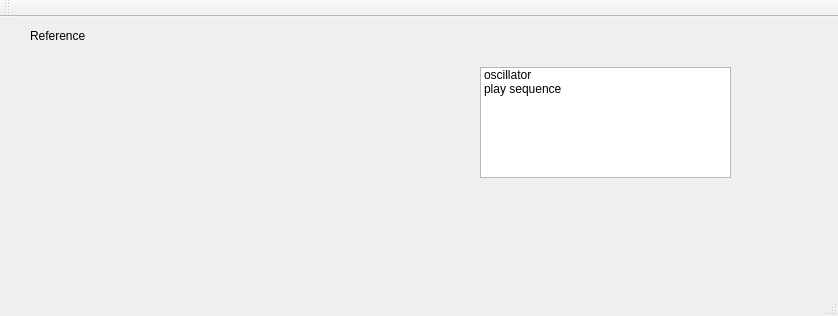
<?xml version="1.0" encoding="UTF-8"?>
<ui version="4.0">
 <class>GuiInterface</class>
 <widget class="QMainWindow" name="GuiInterface">
  <property name="geometry">
   <rect>
    <x>0</x>
    <y>0</y>
    <width>838</width>
    <height>316</height>
   </rect>
  </property>
  <property name="windowTitle">
   <string>GuiInterface</string>
  </property>
  <widget class="QWidget" name="centralWidget">
   <widget class="QPL_Scope" name="scope_ref">
    <property name="geometry">
     <rect>
      <x>30</x>
      <y>30</y>
      <width>361</width>
      <height>171</height>
     </rect>
    </property>
    <property name="toolTip">
     <string>Plotting</string>
    </property>
    <property name="whatsThis">
     <string>The Scope plots data</string>
    </property>
   </widget>
   <widget class="QLabel" name="label_ref">
    <property name="geometry">
     <rect>
      <x>30</x>
      <y>10</y>
      <width>71</width>
      <height>17</height>
     </rect>
    </property>
    <property name="text">
     <string>Reference</string>
    </property>
   </widget>
   <widget class="QListWidget" name="switch_schematic">
    <property name="geometry">
     <rect>
      <x>480</x>
      <y>50</y>
      <width>251</width>
      <height>111</height>
     </rect>
    </property>
    <item>
     <property name="text">
      <string>oscillator</string>
     </property>
    </item>
    <item>
     <property name="text">
      <string>play sequence</string>
     </property>
    </item>
   </widget>
  </widget>
  <widget class="QMenuBar" name="menuBar">
   <property name="geometry">
    <rect>
     <x>0</x>
     <y>0</y>
     <width>838</width>
     <height>25</height>
    </rect>
   </property>
  </widget>
  <widget class="QToolBar" name="mainToolBar">
   <attribute name="toolBarArea">
    <enum>TopToolBarArea</enum>
   </attribute>
   <attribute name="toolBarBreak">
    <bool>false</bool>
   </attribute>
  </widget>
  <widget class="QStatusBar" name="statusBar"/>
 </widget>
 <layoutdefault spacing="6" margin="11"/>
 <customwidgets>
  <customwidget>
   <class>QwtPlot</class>
   <extends>QFrame</extends>
   <header>qwt_plot.h</header>
  </customwidget>
  <customwidget>
   <class>QPL_Scope</class>
   <extends>QwtPlot</extends>
   <header>scope.h</header>
  </customwidget>
 </customwidgets>
 <resources/>
 <connections/>
</ui>
